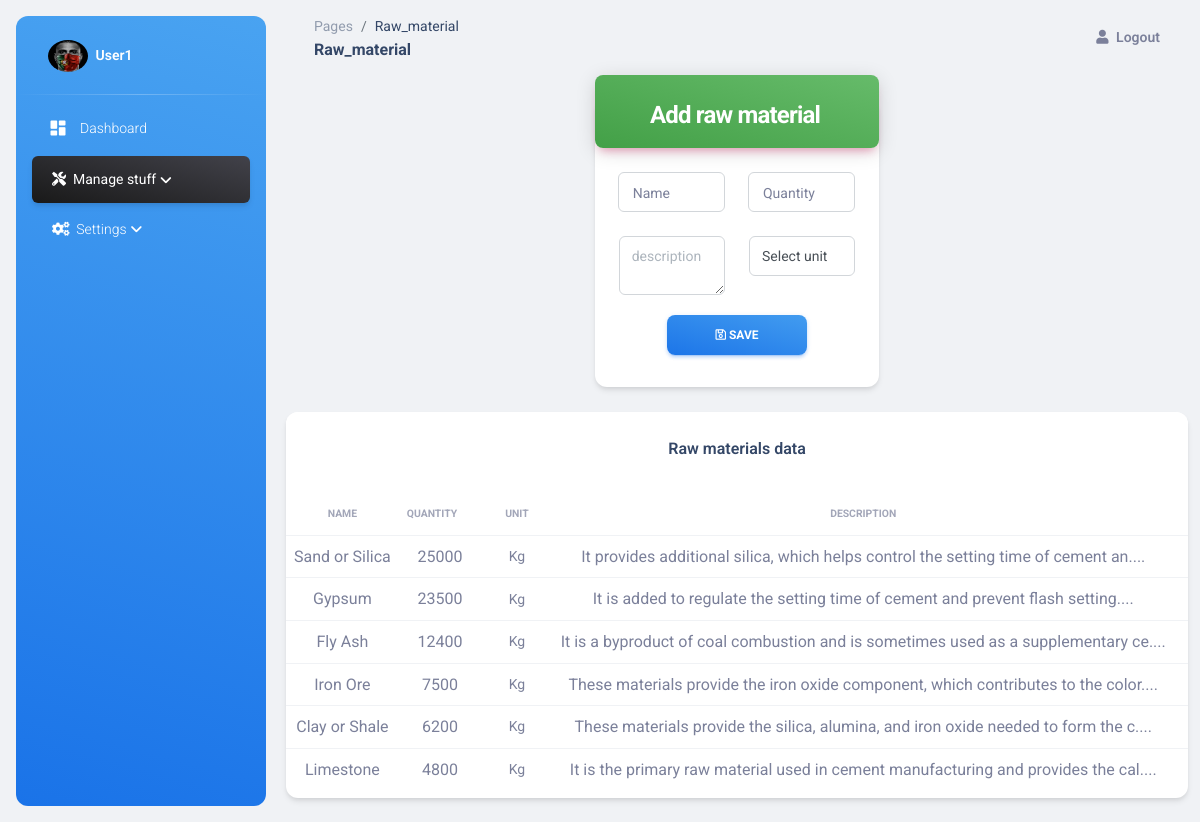
The page /system_users/Users/raw_material.php (signed in) on the database its author committed.
### tables this page shows
CREATE TABLE `users` (
  `u_id` int(11) NOT NULL,
  `name` varchar(100) DEFAULT NULL,
  `phone` varchar(100) DEFAULT NULL,
  `email` varchar(100) DEFAULT NULL,
  `password` varchar(100) DEFAULT NULL,
  `image` varchar(100) DEFAULT NULL
);

CREATE TABLE `raw_material` (
  `rm_id` int(11) NOT NULL,
  `name` varchar(100) DEFAULT NULL,
  `description` text DEFAULT NULL,
  `quantity_stored` int(11) DEFAULT NULL,
  `quantity_consumed` int(11) DEFAULT NULL,
  `unit` varchar(100) DEFAULT NULL,
  `consumed_time` varchar(100) DEFAULT NULL,
  `consumed_descr` text DEFAULT NULL,
  `user_fk_id` int(11) DEFAULT NULL
);

### system_users/Users/raw_material.php (the view, shortened to what this page needs)
      <?php
    include "../../Connect/connection.php";
    $users_id=$_SESSION['u_id'];
    $sql_user_info="SELECT * FROM users where u_id=".$users_id."";
    $query_user_info=mysqli_query($con,$sql_user_info);
    while ($row_user_info=mysqli_fetch_assoc($query_user_info)) {
      $user_image=$row_user_info['image'];
      $user_name=$row_user_info['name'];
    }
                ?>
<!DOCTYPE html>
<html lang="en">
<?php require 'head.php';?>
<body class="g-sidenav-show  bg-gray-200">
  <aside class="sidenav navbar navbar-vertical navbar-expand-xs border-0 border-radius-xl my-3 fixed-start ms-3   bg-gradient-info" id="sidenav-main">
    <div class="sidenav-header">
      <a class="navbar-brand m-0" href="#" target="_blank">
        <img src="../../assets/img/users/<?php echo $user_image;?>" title="user image" style="width:40px;height:40px;border-radius:50%;" class="navbar-brand-img h-100" alt="main_logo">
        <span class="ms-1 font-weight-bold text-white"><?php echo $user_name;?></span>
      </a>
    </div>
    <hr class="horizontal light mt-0 mb-2">
    <div class="collapse navbar-collapse  w-auto " id="sidenav-collapse-main">
      <ul class="navbar-nav">
        <li class="nav-item">
          <a class="nav-link text-white" href="#" onclick="window.location.href='home.php'">
            <div class="text-white text-center me-2 d-flex align-items-center justify-content-center">
              <i class="material-icons opacity-10">dashboard</i>
            </div>
            <span class="nav-link-text ms-1">Dashboard</span>
          </a>
        </li>
        <li class="nav-item dropdown">
          <a class="nav-link dropdown-toggle text-white active bg-gradient-dark" href="#" id="navbarDropdown" role="button" data-bs-toggle="dropdown" aria-expanded="false">
            <span class="nav-link-text ms-1"><i class="fa fa-tools"></i>&nbsp;&nbsp;Manage stuff</span>
          </a>
        </li>
        <li class="nav-item dropdown">
          <a class="nav-link dropdown-toggle text-white" href="#" id="navbarDropdown" role="button" data-bs-toggle="dropdown" aria-expanded="false">
            <span class="nav-link-text ms-1"><i class="fa fa-cogs"></i>&nbsp;&nbsp;Settings</span>
          </a>
        </li>
      </ul>
    </div>
  </aside>
  <main class="main-content position-relative max-height-vh-100 h-100 border-radius-lg ">
    <nav class="navbar navbar-main navbar-expand-lg px-0 mx-4 shadow-none border-radius-xl" id="navbarBlur" data-scroll="true">
      <div class="container-fluid py-1 px-3">
        <nav aria-label="breadcrumb">
          <ol class="breadcrumb bg-transparent mb-0 pb-0 pt-1 px-0 me-sm-6 me-5">
            <li class="breadcrumb-item text-sm"><a class="opacity-5 text-dark" href="javascript:;">Pages</a></li>
            <li class="breadcrumb-item text-sm text-dark active" aria-current="page">Raw_material</li>
          </ol>
          <h6 class="font-weight-bolder mb-0">Raw_material</h6>
        </nav>
        <div class="collapse navbar-collapse mt-sm-0 mt-2 me-md-0 me-sm-4" id="navbar">
          <ul class="navbar-nav  justify-content-end">
            <li class="nav-item d-flex align-items-center">
              <a href="#" class="nav-link text-body font-weight-bold px-0" data-bs-toggle="modal" data-bs-target="#logoutModal">
                <i class="fa fa-user me-sm-1"></i>
                <span class="d-sm-inline d-none">Logout</span>
              </a>
            </li>
          </ul>
        </div>
      </div>
    </nav>
    <div class="container-fluid py-4">
      <div class="row">
        <div class="col-xl-4 col-sm-4 mb-xl-0 mb-4"></div>
        <div class="col-xl-4 col-sm-4 mb-xl-0 mb-4">
            <div class="card z-index-0 fadeIn3 fadeInBottom">
              <div class="card-header p-0 position-relative mt-n4 z-index-2">
                <div class="bg-gradient-success shadow-primary border-radius-lg py-3 pe-1">
                  <h4 class="text-white font-weight-bolder text-center mt-2 mb-0">Add raw material</h4>
                </div>
              </div>
              <div class="card-body">
                <form role="form" class="text-start" action="<?php echo htmlspecialchars($_SERVER['PHP_SELF']);?>" method="POST">
                    <div class="row">
                      <div class="col-xl-6 col-sm-6 mb-xl-0 mb-4">
                        <div class="input-group input-group-outline">
                          <label class="form-label">Name</label>
                          <input type="text" class="form-control" name="name">
                        </div>
                      </div>
                      <div class="col-xl-6 col-sm-6 mb-xl-0 mb-4">
                        <div class="input-group input-group-outline">
                          <label class="form-label">Quantity</label>
                          <input type="text" class="form-control" name="qty">
                        </div>
                      </div>
                    </div>
                    <div class="row">
                      <div class="col-xl-6 col-sm-6 mb-xl-0 mb-4">
                        <div class="input-group input-group-outline mt-4">
                          <textarea type="text" class="form-control" name="description" placeholder="description"></textarea>
                        </div>
                      </div>
                      <div class="col-xl-6 col-sm-6 mb-xl-0 mb-4">
                        <div class="input-group input-group-outline mt-4">
                          <select name="unit" class="form-control" required>
                            <option>Select unit</option>
                          </select>
                        </div>
                      </div>
                    </div>
                    <div class="text-center mx-5" style="margin-top:-4px;">
                        <button type="submit" class="btn bg-gradient-info w-100 my-4 mb-2" name="SubmitBtn"><i class="far fa-save"></i> Save</button>
                    </div>
                </form>
              </div>
            </div>
        </div>
        <div class="col-xl-4 col-sm-4 mb-xl-0 mb-4"></div>
      </div>
      <br>
      <div class="row">
        <div class="col-xl-12 col-sm-12 mb-xl-0 mb-4">
            <div class="card">
              <div class="card-header pb-0">
                <div class="row">
                  <div class="col-lg-12 col-7 text-center">
                    <h6>Raw materials data</h6>
                  </div>
                </div>
              </div>
              <div class="card-body px-0 pb-2">
                <div class="table-responsive">
                  <table class="table align-items-center mb-0 text-center">
                    <thead class="text-center">
                      <tr>
                        <th class="text-uppercase text-secondary text-xxs font-weight-bolder opacity-7">Name</th>
                        <th class="text-uppercase text-secondary text-xxs font-weight-bolder opacity-7 ps-2">Quantity</th>
                        <th class="text-center text-uppercase text-secondary text-xxs font-weight-bolder opacity-7">Unit</th>
                        <th class="text-center text-uppercase text-secondary text-xxs font-weight-bolder opacity-7">Description</th>
                        <th class="text-center text-uppercase text-secondary text-xxs font-weight-bolder opacity-7">Action</th>
                      </tr>
                    </thead>
                    <tbody>
                      <?php
                          $users_data=mysqli_query($con,"SELECT * from raw_material order by rm_id desc");
                          while ($user_row=mysqli_fetch_assoc($users_data)) {
                            $name_data=$user_row['name'];
                            $descr_data=$user_row['description'];
                            $qty_data=$user_row['quantity_stored'];
                            $unit_data=$user_row['unit'];
                            if (strlen($descr_data) <20) {
                              $descr_data=$descr_data;
                            }else{
                              $descr_data=substr($descr_data,0,80)."....";
                            }
                            echo '
                              <tr>
                                <td class="text-center">
                                  '.$name_data.'
                                </td>
                                <td>
                                  '.$qty_data.'
                                </td>
                                <td class="align-middle text-center text-sm">
                                  '.$unit_data.'
                                </td>
                                <td class="align-middle text-center">
                                  '.$descr_data.'
                                </td>
                                <td class="align-middle text-center">
                                  ';?>
                                  <?php
                        }
                      ?>
                    </tbody>
                  </table>
                </div>
              </div>
            </div>
        </div>
      </div>
    </div>
  </main>
</body>
</html>

### system_users/Users/head.php (shortened to what this page needs)
<head>
  <link href="../../assets/css/nucleo-icons.css" rel="stylesheet" />
  <link href="../../assets/css/nucleo-svg.css" rel="stylesheet" />
  <link id="pagestyle" href="../../assets/css/material-dashboard.css?v=3.0.4" rel="stylesheet" />
  <link href="https://cdnjs.cloudflare.com/ajax/libs/fullcalendar/5.10.1/main.min.css" rel="stylesheet">
  <link rel="stylesheet" href="https://cdnjs.cloudflare.com/ajax/libs/font-awesome/5.15.4/css/all.min.css">
  <link rel="stylesheet" href="https://cdnjs.cloudflare.com/ajax/libs/font-awesome/5.15.4/css/all.min.css" />
  <link href="https://cdnjs.cloudflare.com/ajax/libs/toastr.js/2.0.1/css/toastr.css" rel="stylesheet"/>
  <link rel="stylesheet" href="../../assets/plugins/datatables-bs4/css/dataTables.bootstrap4.min.css">
  <link rel="stylesheet" href="../../assets/plugins/datatables-responsive/css/responsive.bootstrap4.min.css">
  <link rel="stylesheet" href="../../assets/plugins/datatables-buttons/css/buttons.bootstrap4.min.css">
</head>

### rows shown on the page
users: image (picture), name "User1"
raw_material: name "Sand or Silica", quantity_stored "25000", unit "Kg", description "It provides additional silica, which helps control the setting time of cement an...."
raw_material: name "Gypsum", quantity_stored "23500", unit "Kg", description "It is added to regulate the setting time of cement and prevent flash setting...."
raw_material: name "Fly Ash", quantity_stored "12400", unit "Kg", description "It is a byproduct of coal combustion and is sometimes used as a supplementary ce...."
raw_material: name "Iron Ore", quantity_stored "7500", unit "Kg", description "These materials provide the iron oxide component, which contributes to the color...."
raw_material: name "Clay or Shale", quantity_stored "6200", unit "Kg", description "These materials provide the silica, alumina, and iron oxide needed to form the c...."
raw_material: name "Limestone", quantity_stored "4800", unit "Kg", description "It is the primary raw material used in cement manufacturing and provides the cal...."
